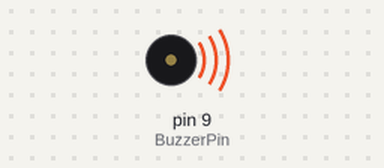
Bench run of a sketch on a simulated Arduino Uno, built with avr-gcc and run on an emulated ATmega328P. On the bench: buzzer (waves = sounding, pin HIGH).

Above: at 0.5 s.
Timing chart, 0 to 4.6 s (numbered marks = the images above):
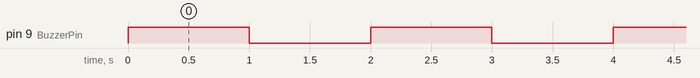

The sketch:

pr1_10.ino
```cpp
/**********************************************
 * Title  : Sound the buzzer every 1 second.  *
 * Date   : 03/09/2017                        *
 * Author : Harsh Patel                       *
 * ID No  : 15it077                           *
 * E-mail : 15it077@charusat.edu.in           *
 **********************************************/
#define BuzzerPin 9
void setup() {
  pinMode(BuzzerPin, OUTPUT);
}

void loop() {
  digitalWrite(BuzzerPin, HIGH);
  delay(1000);
  digitalWrite(BuzzerPin, LOW);
  delay(1000);
}
```

Measured:
- by itself, pin 9 (BuzzerPin): alternates HIGH for 1.0 s and LOW for 1.0 s
